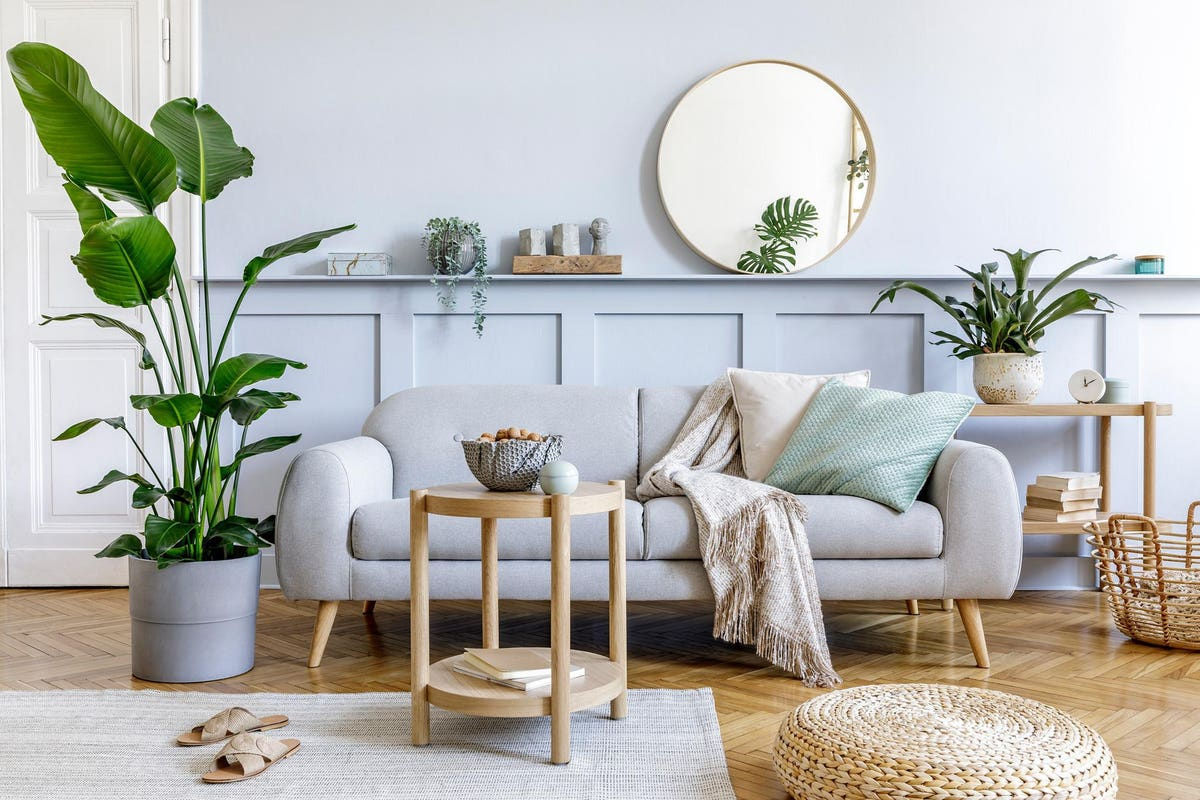
#> input picture data/homw.jpg, 1200 x 800 px
$ python masking.py
#> lines starting #> are read from the running program, lines starting #| are printed output that depends on the picture; after the words box and inside, x2 and y2 are one past the last pixel; in counts of white or black regions, pixels touching at a corner belong together
import cv2 as cv
import numpy as np


img = cv.imread("./data/homw.jpg")
#> img is the input picture: shape (800, 1200, 3); mean B, G, R 178.4, 183, 183.3
cv.imshow("img", img)

#for creating masking it should be the same size of the real image which is going to be masking
blank = np.zeros((img.shape[0] , img.shape[1]) , dtype='uint8')


#creating a circle and other object to maske on the circle
circle = cv.circle(blank.copy() , (img.shape[1] //2 , img.shape[0] //2) , img.shape[0] //2 , 255 , -1)
cv.imshow("circle" , circle)
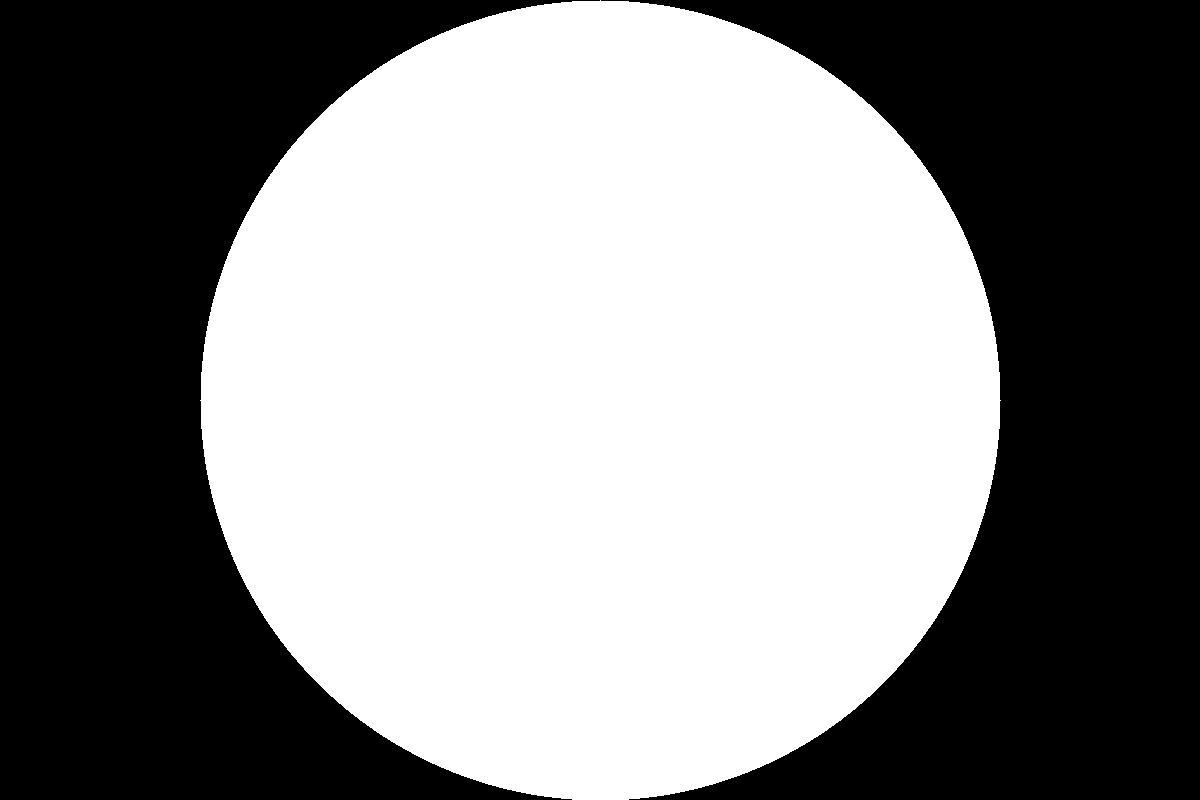
#> window 'circle': shape (800, 1200); 52.4% white; 2 black regions, box (x1, y1, x2, y2) and area: (0, 0, 600, 800) 229088, (601, 0, 1200, 800) 228288


rectangle = cv.rectangle(blank.copy() , (100 , 100) , (img.shape[1] - 100 , img.shape[0] - 100) , 255 , -1)
cv.imshow("rectangle",rectangle)
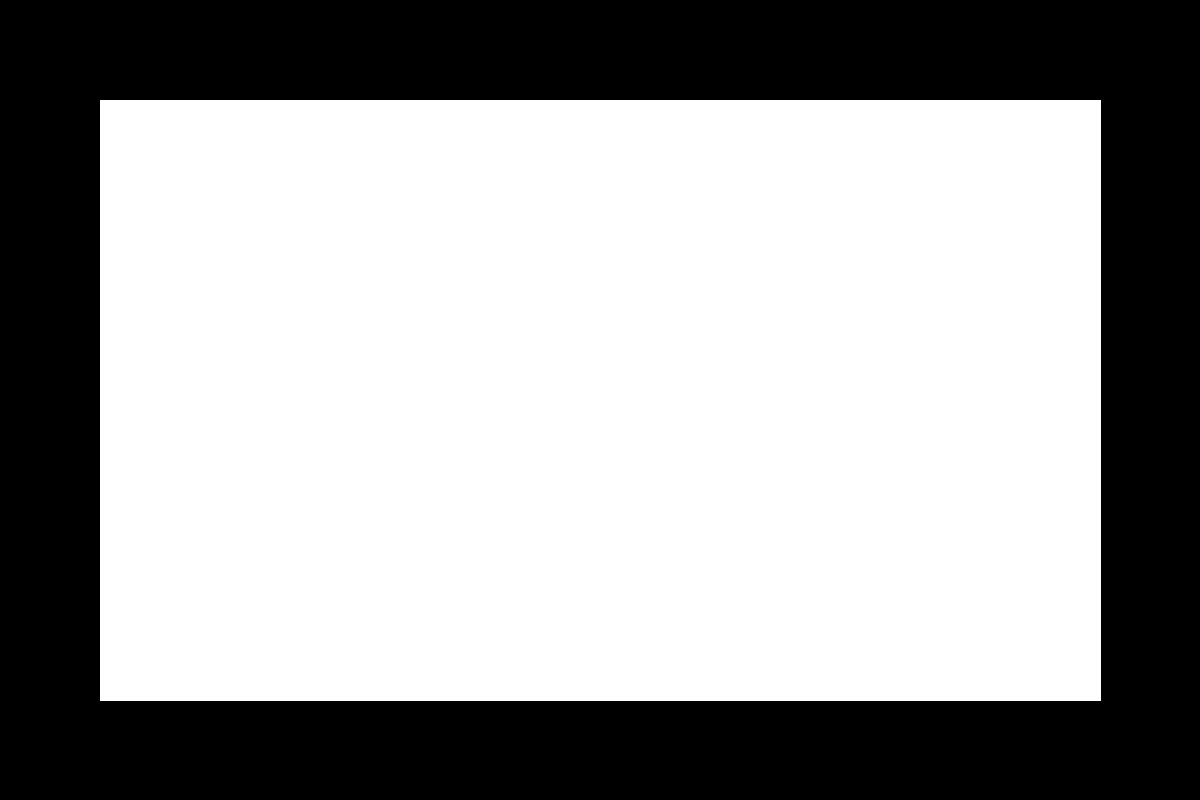
#> window 'rectangle': shape (800, 1200); 62.7% white; 1 black region, box (x1, y1, x2, y2) and area: (0, 0, 1200, 800) 358399


#combining rectangle and circle and displaying the intersecting
circle_rectnagle = cv.bitwise_and(rectangle ,circle)
cv.imshow("intersect" , circle_rectnagle)
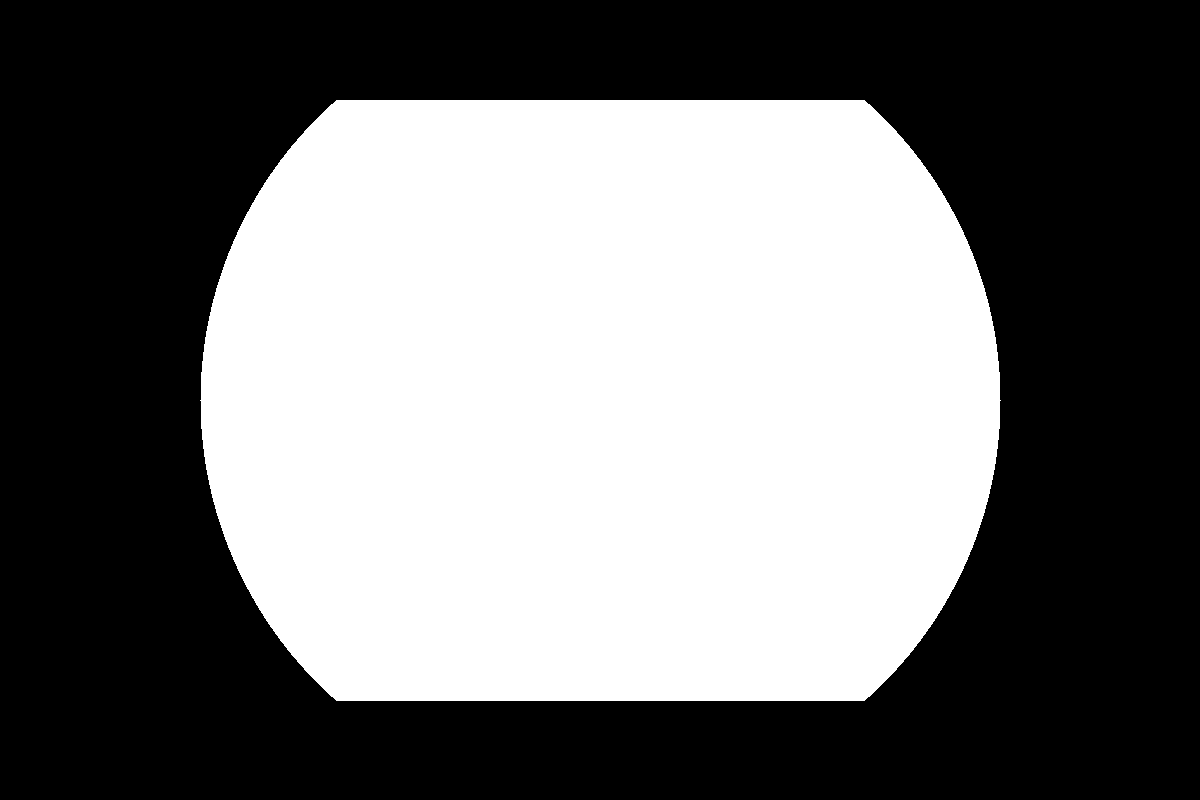
#> window 'intersect': shape (800, 1200); 44.9% white; 1 white region, box (x1, y1, x2, y2) and area: (200, 100, 1001, 701) 430637


#masking
biwise_and = cv.bitwise_and(img , img , mask=circle)
cv.imshow("masking ", biwise_and)


#masking in the intersect part
intersect_mask = cv.bitwise_and(img , img , mask=circle_rectnagle)
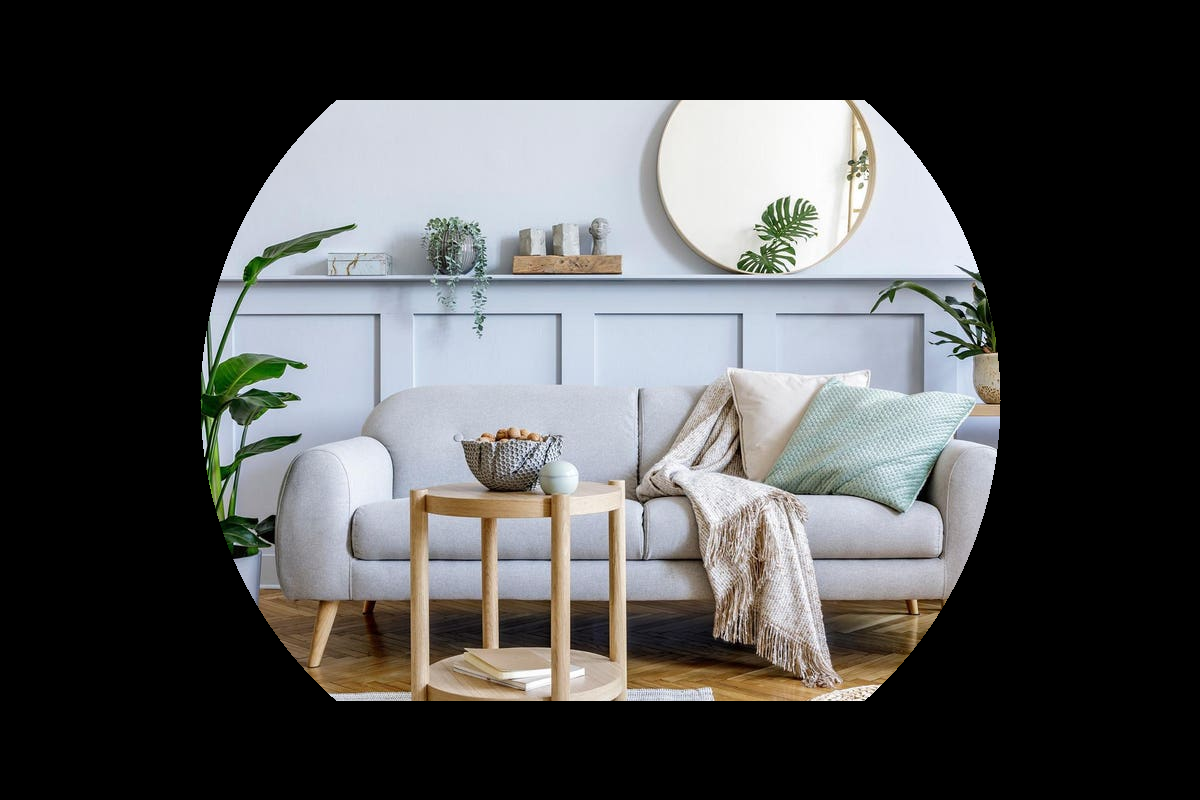
#> intersect_mask: shape (800, 1200, 3); mean B, G, R 78.2, 77.9, 77.3
cv.imshow("intersect_mask" , intersect_mask)


'''
for example i want to mask the img in rectangle then in bitwise oprator i should use the img, img two source image same
as given above and mask = (add the those item ,img is going to be masked)

'''
cv.waitKey(0)
